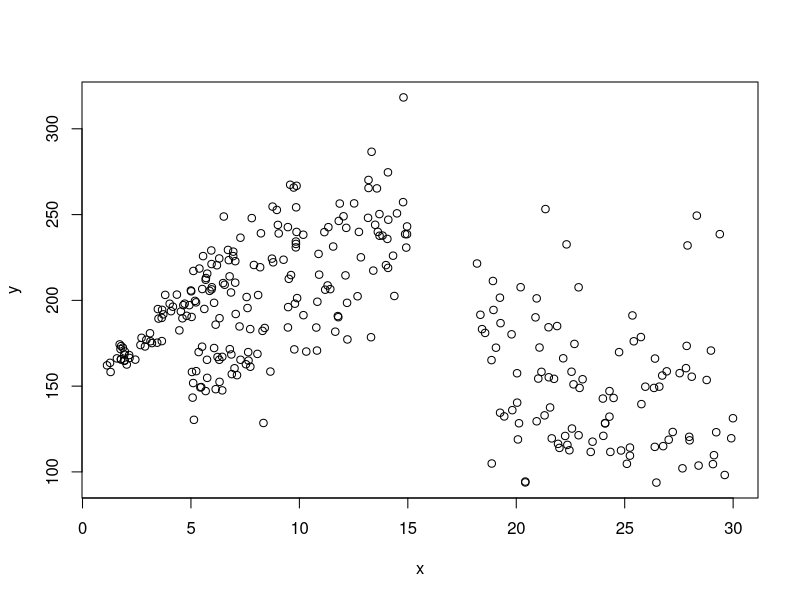
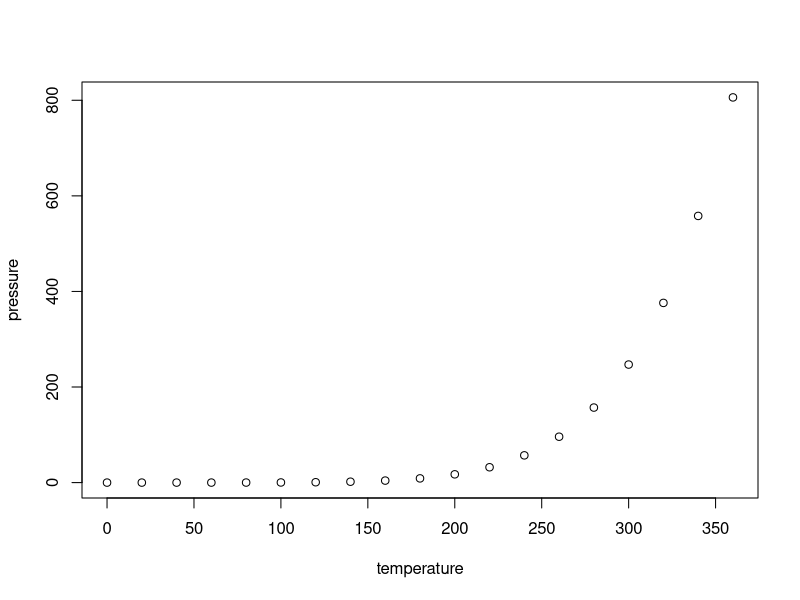

Write the R code that produced these figures, in order.
## ---- chunk 1
knitr::opts_chunk$set(echo = FALSE)
## ---- chunk 2
group1_x <- runif(100,1,10)
group_2_x <- runif(100,5,15)
group3_x <-runif(100,18,30)
group1_y <- rnorm(100,10,2)*group1_x+150+rnorm(100,0,3)
group2_y <- rnorm(100,10,2)*group_2_x+100+rnorm(100,0,3)
group3_y <- rnorm(100,10,2)*group_2_x+50+rnorm(100,0,3)
group<-c(rep("A",100),rep("B",100),rep("C",100))
simps_para<-data.frame(x=c(group1_x,group_2_x,group3_x),
                       y=c(group1_y,group2_y,group3_y),
                       group)
simps_para$group<-factor(simps_para$group)
plot(y~x,data = simps_para)
## ---- chunk 3
summary(cars)
## ---- chunk 4
plot(pressure)
